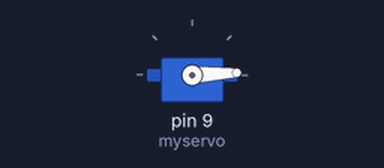
Simulated run of this sketch. Board: Arduino Uno, built with avr-gcc and run on an emulated ATmega328P. Shown: servo.

Above: at 0.05 s.
At 1.55 s:
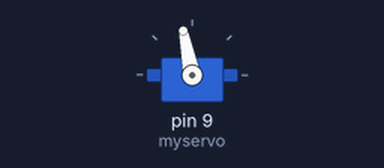
At 3.1 s:
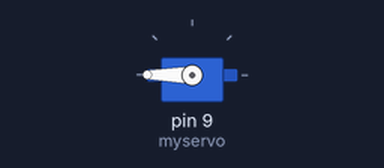
At 6.15 s:
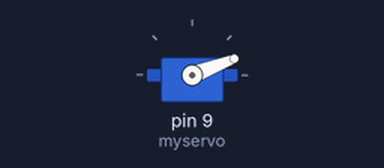
Timing chart, 0 to 13.6 s (numbered marks = the images above):
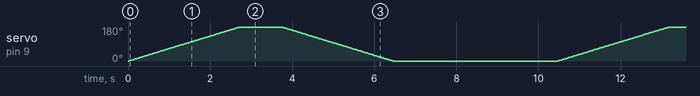

The sketch:

swanky_inari1.ino
```cpp
#include <Servo.h>
Servo myservo;  // create servo object to control a servo
int pos = 0;    // variable to store the servo position
float intervalTime = 4; // Time between each waste collection interval (in seconds)

void setup() {
  myservo.attach(9);  // attaches the servo on pin 9 to the servo object
}


void loop() {
  // This motion simulates the motion of a swivel arm to collect the waste from the net on top of the water body
  // The motor will rotate 180 degrees and wait for 1s, then turn another 180 degrees in the opposite direction
  // This indicates the collection of waste by the "arm"
  for (pos = 0; pos <= 180; pos += 1) { // goes from 0 degrees to 180 degrees
    // in steps of 1 degree
    myservo.write(pos);              // tell servo to go to position in variable 'pos'
    delay(15);                       // waits 15ms for the servo to reach the position
  }
  delay(1000);
  for (pos = 180; pos >= 0; pos -= 1) { // goes from 180 degrees to 0 degrees
    myservo.write(pos);              // tell servo to go to position in variable 'pos'
    delay(15);                     // waits 15ms for the servo to reach the position
  }
  delay(intervalTime * 1000); // wait for (intervalTime * 1000) milliseconds before next waste collection
}
```
